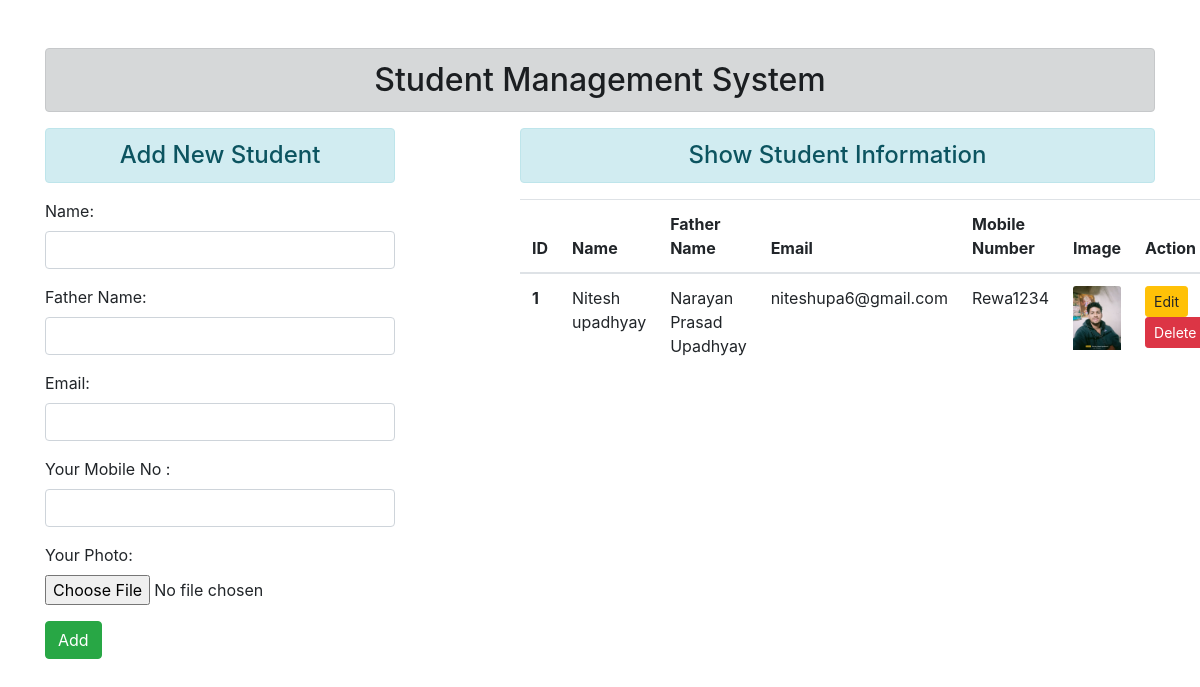
Before: / with the older database file.
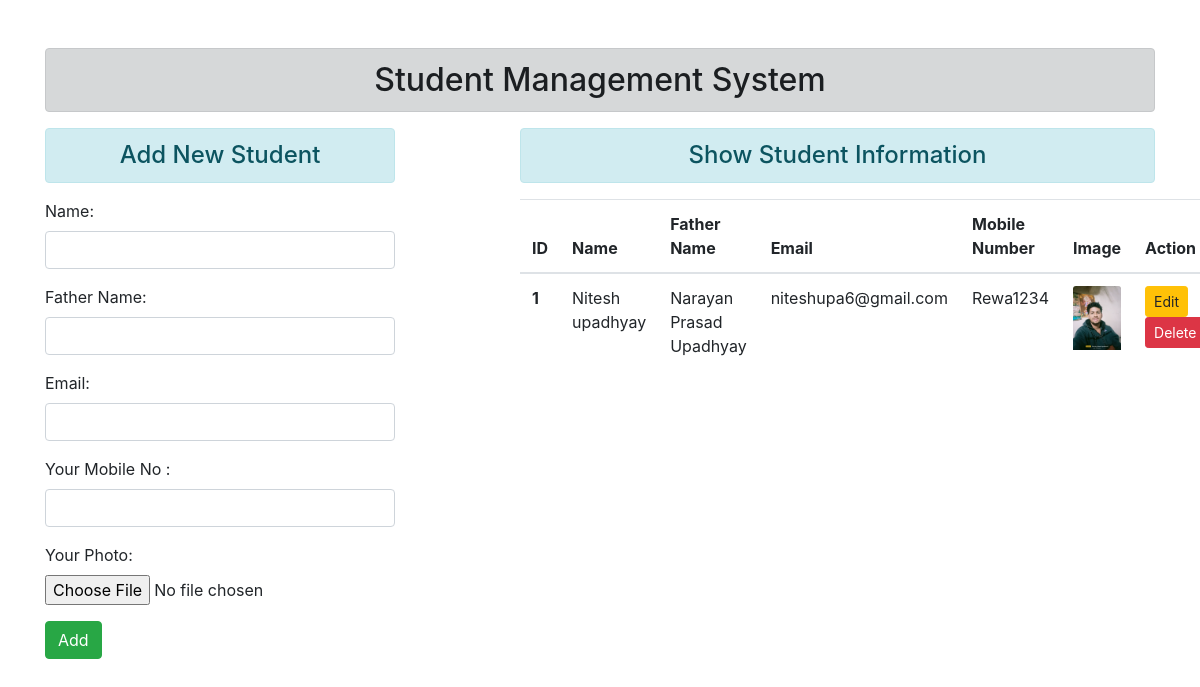
After: the same page with the newer database file.
### enroll/models.py (models this page shows)
class User(models.Model):
 name = models.CharField(max_length=70)
 Fathername=models.CharField(max_length=50)
 email = models.EmailField(max_length=100)
 password = models.CharField(max_length=100)
 image =models.ImageField()

### enroll/views.py (the view)
# urls.py: path('', views.add_show, name="addandshow"),
def add_show(request):
 if request.method == 'POST':
  fm = StudentRegistration(request.POST,request.FILES)
  if fm.is_valid():
   nm = fm.cleaned_data['name']
   hm = fm.cleaned_data['Fathername']
   em = fm.cleaned_data['email']
   pw = fm.cleaned_data['password']
   im = fm.cleaned_data['image']
   reg = User(name=nm,Fathername=hm, email=em, password=pw,image=im)
   reg.save()
   fm = StudentRegistration()
 else:
  fm = StudentRegistration()
 stud = User.objects.all()
 return render(request, 'enroll/addandshow.html', {'form':fm, 'stu':stud})

### enroll/forms.py
class StudentRegistration(forms.ModelForm):
 class Meta:
  model = User
  fields = ['name','Fathername', 'email', 'password','image']
  widgets = {
   'name': forms.TextInput(attrs={'class':'form-control'}),
   'Fathername': forms.TextInput(attrs={'class':'form-control'}),
   'email': forms.EmailInput(attrs={'class':'form-control'}),
   'password': forms.PasswordInput(render_value=True, attrs={'class':'form-control'}),
   'image': forms.FileInput(),
  }
  labels = {
            'image': "Your Photo",
            'password':'Your Mobile No ',
            'Fathername':"Father Name"
        }

### enroll/templates/enroll/addandshow.html (shortened to what this page needs)
{% extends 'enroll/base.html' %}
{% block content %}
<div class="row">
 <div class="col-sm-4">
  <h4 class="text-center alert alert-info">Add New Student</h4>
  <form action="" method="POST" enctype="multipart/form-data">
   {{form.as_p}}
   <input type="submit" class="btn btn-success" value="Add">
  </form>
 </div>
 <div class="col-sm-7 offset-1">
  <h4 class="text-center alert alert-info">Show Student Information</h4>
  {% if stu %}
   <table class="table table-hover">
     <thead>
       <tr>
         <th scope="col">ID</th>
         <th scope="col">Name</th>
         <th scope="col">Father Name</th>
         <th scope="col">Email</th>
         <th scope="col">Mobile Number</th>
         <th scope="col">Image</th>
         <th scope="col">Action</th>
       </tr>
     </thead>
     <tbody>
      {% for st in stu %}
       <tr>
         <th scope="row">{{st.id}}</th>
         <td>{{st.name}}</td>
         <td>{{st.Fathername}}</td>
         <td>{{st.email}}</td>
         <td>{{st.password}}</td>
        <td><img src="{{ st.image.url }}" class="card-img-top img-fluid" alt="" width="42" height="42" ></td>
         <td>
         <a href="{% url 'updatedata' st.id %}" class="btn btn-warning btn-sm">Edit</a><br>
         <form action="{% url 'deletedata' st.id %}" method="post" class="d-inline"> {% csrf_token %}
          <input type="submit" class="btn btn-danger btn-sm" value="Delete">
         </form>
         </td>
       </tr>
      {% endfor %}
     </tbody>
   </table>
  {% else %}
   <h4 class="text-center alert alert-warning">No Records</h4>
  {% endif %}
 </div>
</div>
{% endblock content %}

Changed rows visible on the page:
changed User "Nitesh upadhyay": image: a different picture
